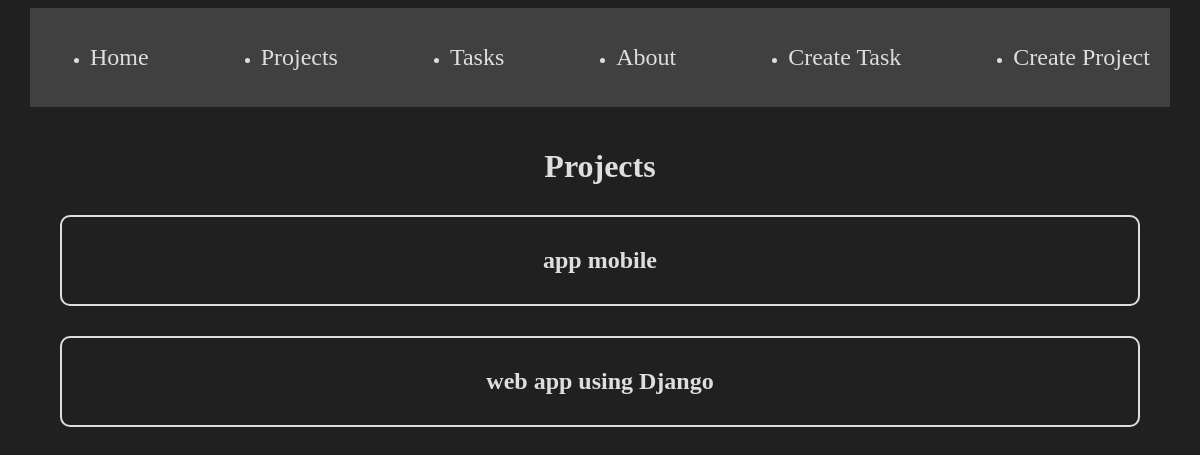
Page /projects/ on the earlier database version.
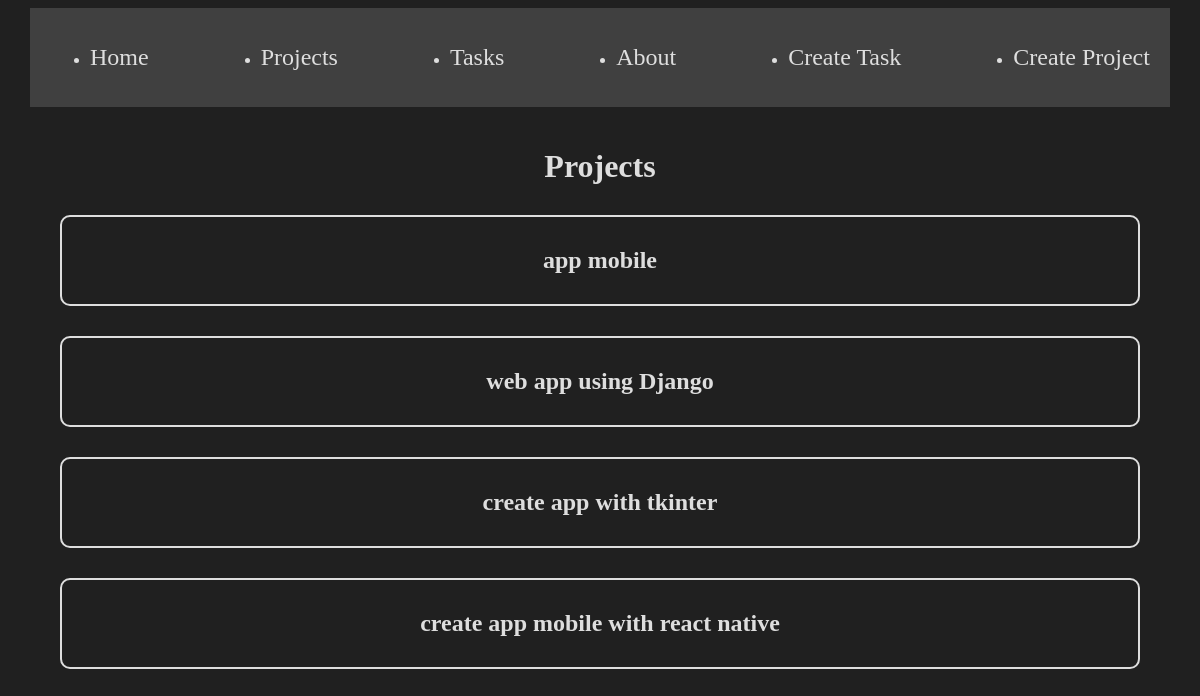
Same page on the later database version.
### myapp/models.py (models this page shows, shortened)
class Project(models.Model):
    name = models.CharField(max_length=200)

### myapp/views.py (the view)
# urls.py: path('projects/', views.projects, name="projects"),
def projects(request):
    projects = Project.objects.all()
    return render(request, 'projects/projects.html', {'projects': projects})

### myapp/templates/projects/projects.html
{% extends "layouts/base.html" %}
{% block content %}
<h1>Projects</h1>
{% for project in projects%}
<div class="card">
    <a href="{% url '/project_detail' project.id %}"><h2>{{project.name}}</h2></a>
</div>
{%endfor%}
{% endblock %}

Differences in the rows shown:
added Project: name "create app with tkinter"
added Project: name "create app mobile with react native"
